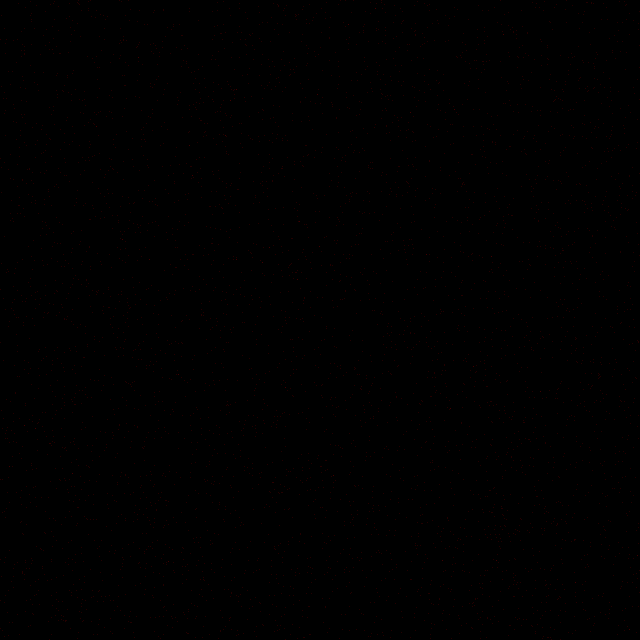
Frame 1 (no input)
Frame 60 (the mouse pressed at the canvas centre just before this capture): identical to frame 1, image omitted
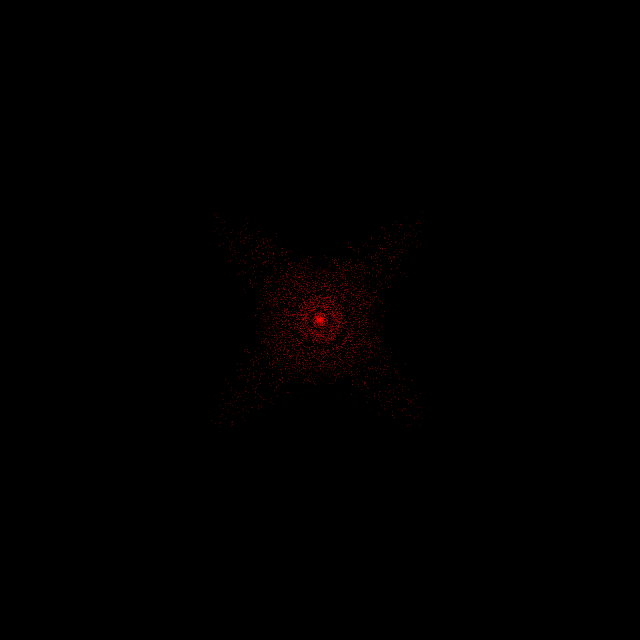
Frame 120 (the mouse held since frame 60 and released just before this capture)

The Processing sketch that drew these frames (run headless with seeded random() and noise(); from frame 60 on, the mouse is pressed at the canvas centre):

// Processing sketch: processing_180734
// ── processing_180734.pde

ArrayList ps = new ArrayList();

void setup(){
  size(640, 640); 
  for(int i = 0; i < 5000; i++){
    ps.add(new Particle(new PVector(random(width), random(height))));
  }
}

void draw(){
  background(0);
  for(int i = 0; i < ps.size(); i++){
     Particle p = (Particle) ps.get(i);
     p.draw();
     p.boundary();
  }
}

class Particle {
  PVector loc, vel, acc;
  
  Particle(PVector loc){
    this.loc = loc;
    vel = new PVector();
    acc = new PVector();
  }
  
  void draw(){
    PVector m = new PVector(mouseX, mouseY);
    if(mousePressed){
      PVector d = PVector.sub(m, loc);
      d.normalize();
      d.mult(0.9);
      acc = d;
    }else{
      
    }
    vel.add(acc);
    loc.add(vel);
    acc.mult(0);
    vel.mult(0.97);
    stroke(255, 0, 0, map(vel.mag(), 0, 20, 50, 200));
    point(loc.x, loc.y);
  }
  
  void boundary(){
    if(loc.x < 0) vel.x *= -1;
    if(loc.x > width) vel.x *= -1;
    if(loc.y < 0) vel.y *= -1;
    if(loc.y > height) vel.y *= -1; 
  }
}
